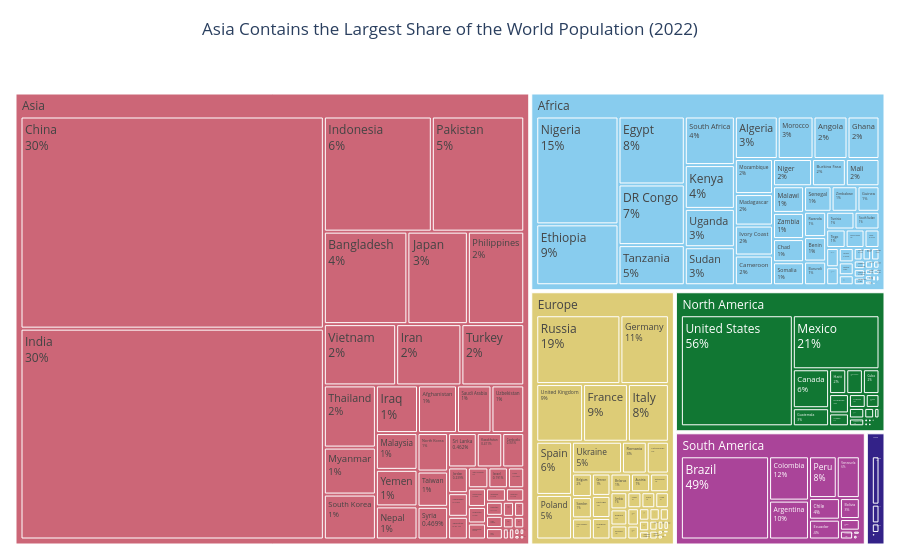

Notebook code for this chart:
### Markdown cell above
**Justification:** 
I'd like to use a treemap for this question because, treemap would display the 2022 population in a order, represents both continents and their countries together in the same figure. Size of the rectangle represents population, which makes it easy to understand the share of continents and countries to the world population.

### Code cell
# Q6 - Where do the world's 8 billion people live?

# Calculate total world population
world_population = df['2022 Population'].sum()

print("Total world population in 2022:", f"{world_population:,}")

# Create treemap
fig = px.treemap(
    df,
    path=['Continent', 'Country'],
    values='2022 Population',
    color='Continent',
    color_discrete_sequence=px.colors.qualitative.Safe,
    hover_data={
        '2022 Population': ':,'
    },
    title='Asia Contains the Largest Share of the World Population (2022)'
)

# Improve chart appearance
fig.update_traces(
    textinfo='label+percent parent',
    textfont_size=12
)

fig.update_layout(
    template='plotly_white',
    title_x=0.5,
    margin=dict(t=70, l=10, r=10, b=10)
)

fig.show()

### Figure 1 — Plotly figure (JSON) as saved in the notebook; plotly's stock layout.template omitted (floating-point values rounded to 4 significant figures; data arrays with more than 128 entries replaced by an {"elided": "..."} marker saying what was removed)
{"data": [{"branchvalues": "total", "customdata": {"elided": "240x2 mixed values"}, "domain": {"x": [0, 1], "y": [0, 1]}, "hovertemplate": "labels=%{label}<br>2022 Population=%{customdata[0]:,}<br>parent=%{parent}<br>id=%{id}<br>Continent=%{customdata[1]}<extra></extra>", "ids": {"elided": "240 str values"}, "labels": {"elided": "240 str values"}, "marker": {"colors": {"elided": "240 str values"}}, "name": "", "parents": {"elided": "240 str values"}, "textfont": {"size": 12}, "textinfo": "label+percent parent", "type": "treemap", "values": {"elided": "240 float values"}}], "layout": {"legend": {"tracegroupgap": 0}, "margin": {"b": 10, "l": 10, "r": 10, "t": 70}, "title": {"text": "Asia Contains the Largest Share of the World Population (2022)", "x": 0.5}, "treemapcolorway": ["rgb(136, 204, 238)", "rgb(204, 102, 119)", "rgb(221, 204, 119)", "rgb(17, 119, 51)", "rgb(51, 34, 136)", "rgb(170, 68, 153)", "rgb(68, 170, 153)", "rgb(153, 153, 51)", "rgb(136, 34, 85)", "rgb(102, 17, 0)", "rgb(136, 136, 136)"]}}
